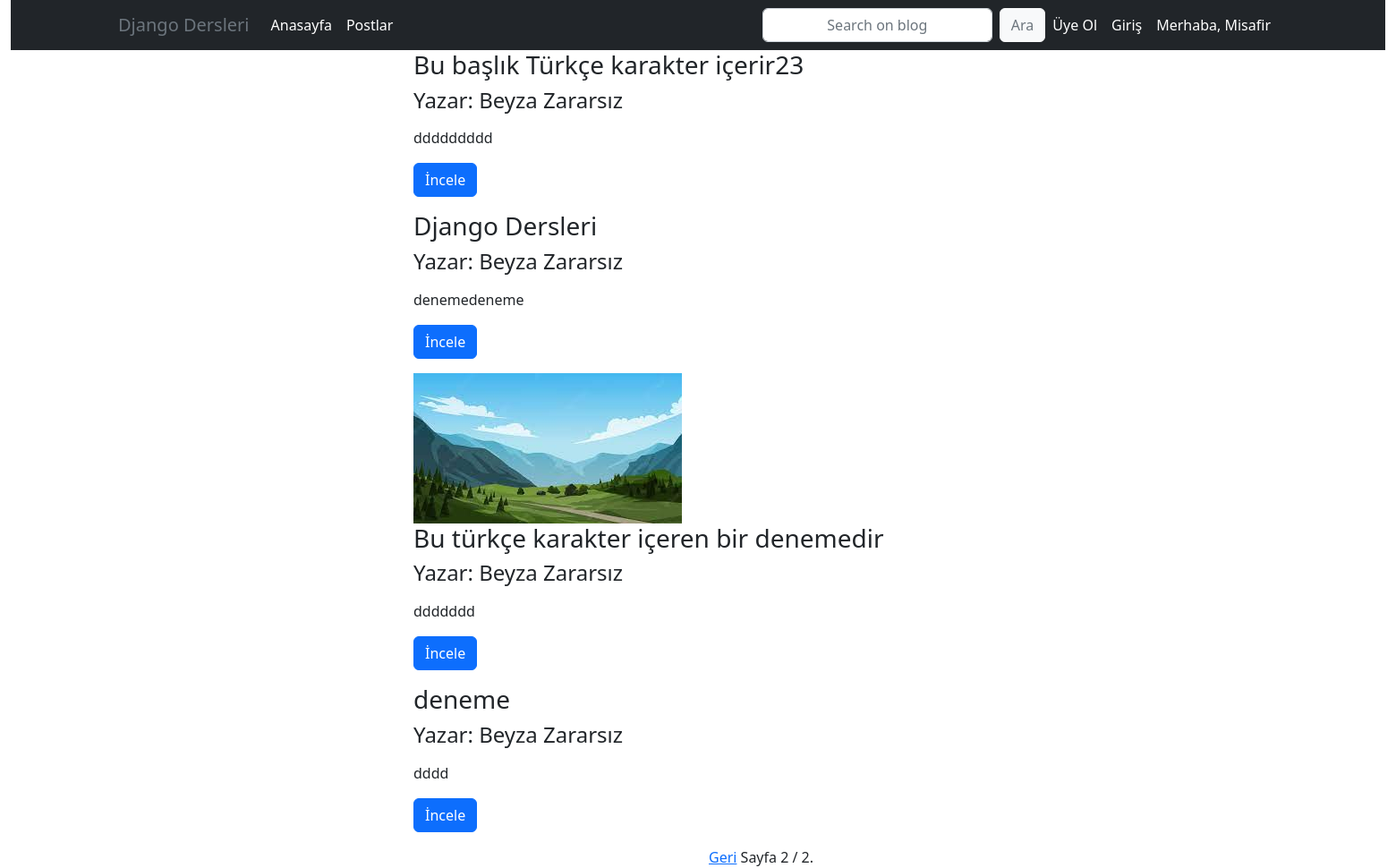
/post/index/?sayfa=2, run on the app's committed database.
### post/models.py (models this page shows, shortened)
class Post(models.Model):
    user = models.ForeignKey('auth.User', on_delete=models.CASCADE, verbose_name='Yazar', related_name='posts')
    title = models.CharField(max_length=120, verbose_name='Başlık')
    content = RichTextField(verbose_name='İçerik')
    publishing_date = models.DateTimeField(verbose_name='yayınlanma_tarihi', auto_now_add=True)
    image = models.ImageField(null=True, blank=True)
    slug = models.SlugField(unique=True, editable=False, max_length=130)
    def get_absolute_url(self):
        return reverse('post:detail', kwargs={'slug': self.slug})
    class Meta:
        ordering = ['-publishing_date', 'id']

### post/views.py (the view, shortened to what this page needs)
def post_index(request):
    post_list = Post.objects.all()
    query = request.GET.get('q')
    paginator = Paginator(post_list, 5)  # Show 25 contacts per page
    page = request.GET.get('sayfa')
    try:
        posts = paginator.page(page)
    except PageNotAnInteger:
        posts = paginator.page(1)
    except EmptyPage:
        posts = paginator.page(paginator.num_pages)
    return render(request, 'post/index.html', {'posts': posts})

### templates/post/index.html (shortened to what this page needs)
{% extends 'base.html' %}
{% block body %}
    <div class="container">
    {% for post in posts %}
        <div class="row">
            <div class="col-md-6 offset-md-3">
                <div class="thumbnail">
                    <div class="caption">
                        {% if post.image %}
                             <img src="{{ post.image.url }}" class="img.responsive">
                        {% endif %}
                        <h3>{{ post.title }} </h3>
                        <h4>Yazar: {{ post.user.get_full_name }}</h4>
                        <p>{{ post.content|safe|linebreaks|truncatechars:150 }}</p>
                        <p><a href="{{ post.get_absolute_url }}" class="btn btn-primary" role="Button">İncele</a>
                        </p>
                    </div>
                </div>
            </div>
        </div>
    {% endfor %}
    <div class="row">
        <div class="col-md-10 offset-md-6">
            <div class="pagination">
    <span class="step-links">
        {% if posts.has_previous %}
            <a href="?sayfa={{ posts.previous_page_number }}{% if request.GET.q %}&q={{ request.GET.q }}{% endif %}">Geri</a>
        {% endif %}
        <span class="current">
            Sayfa {{ posts.number }} / {{ posts.paginator.num_pages }}.
        </span>
    </span>
            </div>
        </div>
    </div>
{% endblock %}

### templates/base.html (shortened to what this page needs)
{% load static %}
<!DOCTYPE html>
<html lang="en">
<head>
    <link rel="stylesheet" href="{% static 'css/bootstrap.min.css' %}">
    <link rel="stylesheet" href="{% static 'css/style.css' %}">
</head>
<body>
    <div class="container-fluid">
    {% include 'header.html' %}
    </div>
    {% block body %}
    {% endblock %}
</body>
</html>

### templates/header.html (shortened to what this page needs)
<nav class="navbar navbar-expand-lg bg-dark" role="banner">
    <div class="container">
        <a class="navbar-brand" style="color: #6c757d" href="">Django Dersleri</a>
        <div class="collapse navbar-collapse" id="navbarSupportedContent">
            <ul class="navbar-nav me-auto mb-2 mb-lg-0">
                <li class="nav-item">
                    <a class="nav-link active" style="color: white" aria-current="page"
                       href="{% url 'home' %}">Anasayfa</a>
                </li>
                <li class="nav-item dropdown">
                    <a class="nav-link active" style="color: white" href="{% url 'post:index' %}" role="button"
                       aria-expanded="false">
                        Postlar
                    </a>
                </li>
            </ul>
            <ul class="nav navbar-nav navbar-expand-md">
                <form class="d-flex" role="search" method="GET" action="">
                    <input class="form-control me-2 text-align: text-md-center" type="text" name="q"
                           placeholder="Search on blog" value="{{ request.GET.q }}" aria-label="Search"/>
                    <button class="btn btn-light" style="color: #6c757d" type="submit">Ara</button>
                </form>
            </ul>
            <ul class="nav navbar-nav navbar-right">
                {% if request.user.is_authenticated %}
                    <li><a class="nav-link active" style="color: white" href="/admin/">Admin</a></li>
                    <li><a class="nav-link active" style="color: white" href="{% url 'accounts:logout' %}">Çıkış</a></li>
                    <a class="nav-link active" style="color: white" href="">Merhaba, {% if request.user %}
                        <span>{{ request.user.username }}</span> {% else %}<span>Misafir</span>{% endif %}</a>
                {% else %}
                    <li><a class="nav-link active" style="color: white" href="{% url 'accounts:register' %}">Üye Ol </a></li>
                    <li><a class="nav-link active" style="color: white" href="{% url 'accounts:login' %}"> Giriş</a></li>
                    <a class="nav-link active" style="color: white" href="">Merhaba, Misafir</a>
                {% endif %}
            </ul>
        </div>
    </div>

### data on the page
Post: title "Bu başlık Türkçe karakter içerir23", user.get_full_name "Beyza Zararsız", content "ddddddddd"
Post: title "Django Dersleri", user.get_full_name "Beyza Zararsız", content "denemedeneme"
Post: image (picture), title "Bu türkçe karakter içeren bir denemedir", user.get_full_name "Beyza Zararsız", content "ddddddd"
Post: title "deneme", user.get_full_name "Beyza Zararsız", content "dddd"

### other printed values
{{ posts.number }} "2"
{{ posts.paginator.num_pages }} "2"
